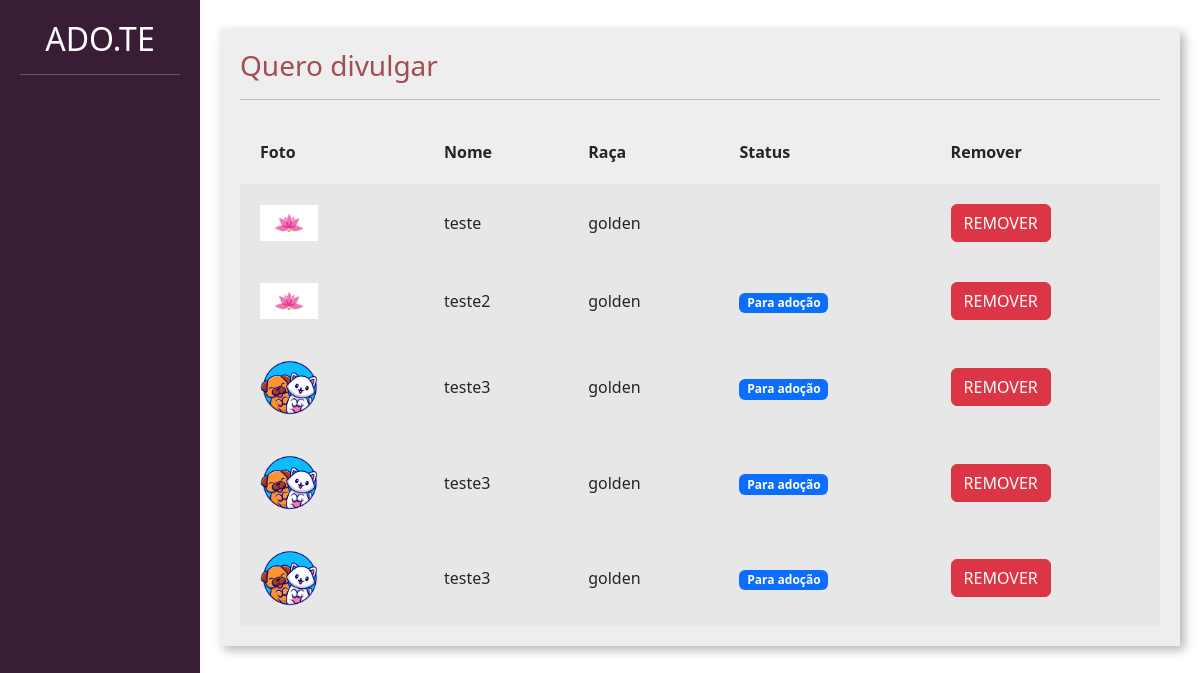
The app's page /divulgar/seus_pets/ (signed in), older data.
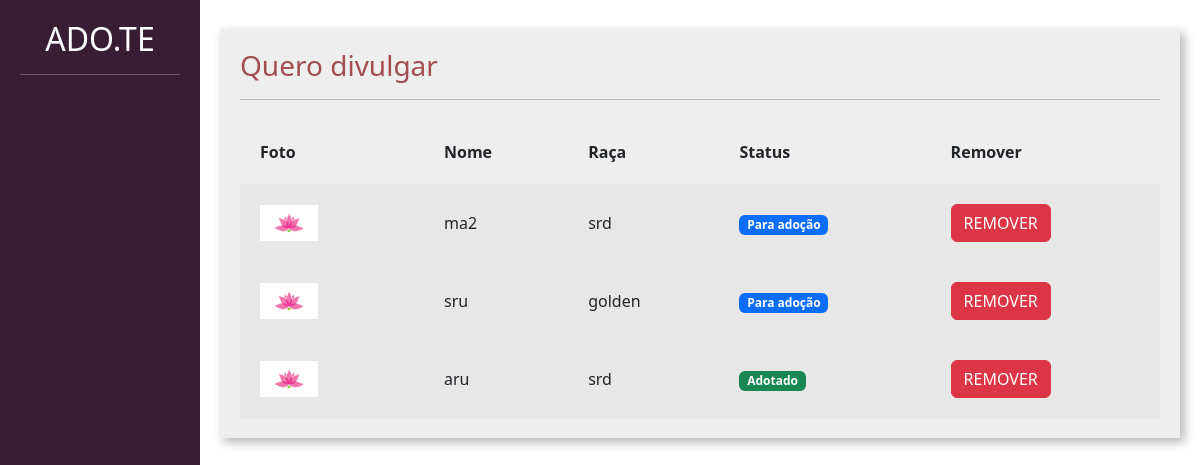
The same page, newer data.
### divulgar/models.py (models this page shows, shortened)
class Pet(models.Model):
    choices_status = (('P', 'Para adocao'),
                      ('A', 'Adotado'))
    usuario = models.ForeignKey(User, on_delete= models.DO_NOTHING)
    foto = models.ImageField(upload_to="fotos_pet")
    nome = models.CharField(max_length=100)
    descricao = models.TextField()
    estado = models.CharField(max_length=50)
    cidade = models.CharField(max_length=50)
    telefone = models.CharField(max_length=14)
    tag = models.ManyToManyField(Tag)
    raca = models.ForeignKey(Raca, on_delete=models.DO_NOTHING)
    status= models.CharField(max_length=1, choices=choices_status, default='P')

class Raca(models.Model):
    raca = models.CharField(max_length=50)
    def __str__(self):
        return self.raca

### divulgar/views.py (the view)
# urls.py: path('seus_pets/', views.seus_pets, name="seus_pets"),
@login_required
def seus_pets(request):
    if request.method == "GET":
        pets = Pet.objects.filter(usuario=request.user)
        return render(request, 'seus_pets.html', {'pets': pets})

### divulgar/templates/seus_pets.html (shortened to what this page needs)
{% load static %}
<!doctype html>
<html lang="pt-BR">
    <head>
    <link href="https://cdn.jsdelivr.net/npm/bootstrap@5.3.0-alpha1/dist/css/bootstrap.min.css" rel="stylesheet">
    <link href="{% static 'usuarios/css/cadastro.css' %}" rel="stylesheet">
    <link href="{% static 'divulgar/css/novo_pet.css' %}" rel="stylesheet">
    <link href="{% static 'divulgar/css/seus_pet.css' %}" rel="stylesheet">
    </head>
    <body>
        <div class="container-fluid">
            <div class="row">
                <div class="col-md-2 bg-side sidebar">
                    <h2>ADO.TE</h2>
                    <hr>
                </div>
                <div class="col-md">
                    <div class="wrapper">
                        <div class="box width80">
                            <h3 class="font-vinho">Quero divulgar</h3>
                            <hr>
                             <table class="tabela" cellpadding="20">
                                <tr>
                                    <th>Foto</th>
                                    <th>Nome</th>
                                    <th>Raça</th>
                                    <th>Status</th>
                                    <th>Remover</th>
                                </tr>
                                {% for pet in pets%}
                                    <tr class="tabela-linha">
                                        <td width="20%">
                                            <img width="40%" src="{{pet.foto.url}}">
                                        </td>
                                        <td>
                                            {{pet.nome}}
                                        </td>
                                        <td>
                                            {{pet.raca}}
                                        </td>
                                        <td>
                                            {% if pet.status == "P" %}
                                                <span class="badge text-bg-primary">Para adoção</span>
                                            {% elif pet.status == "A" %}
                                                <span class="badge text-bg-success">Adotado</span>
                                            {% endif%}
                                        </td>
                                        <td>
                                            <a href="" class="btn btn-danger">REMOVER</a>
                                        </td>
                                    </tr>
                                {% endfor %}
                            </table>
                        </div>
                    </div>
                </div>
            </div>
        </div>
    </body>
</html>

Row changes from the older to the newer data that the page shows:
removed Pet: foto (picture), nome "teste", raca "golden"
removed Pet: foto (picture), nome "teste2", raca "golden", status "Para adoção"
removed Pet: foto (picture), nome "teste3", raca "golden", status "Para adoção"
removed Pet: foto (picture), nome "teste3", raca "golden", status "Para adoção"
removed Pet: foto (picture), nome "teste3", raca "golden", status "Para adoção"
added Pet: foto (picture), nome "ma2", raca "srd", status "Para adoção"
added Pet: foto (picture), nome "sru", raca "golden", status "Para adoção"
added Pet: foto (picture), nome "aru", raca "srd", status "Adotado"
